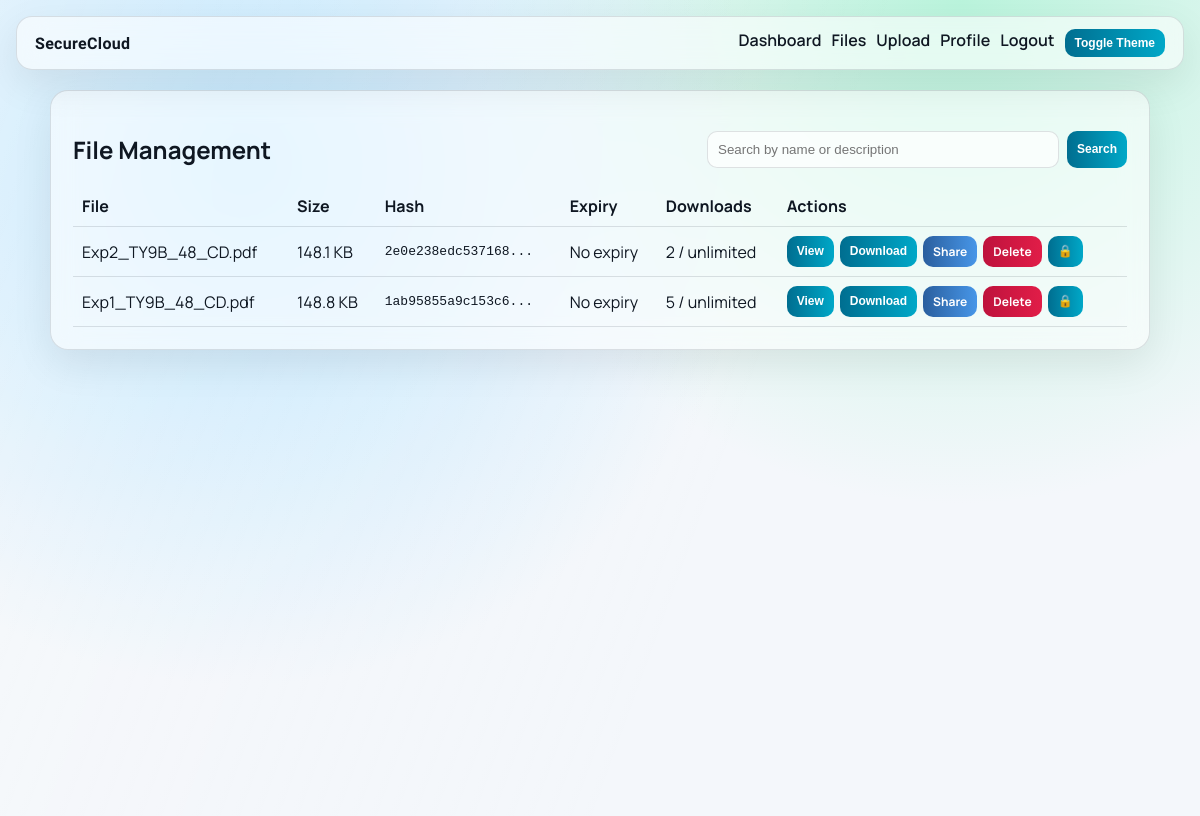
Page /storage/files/ (signed in) on the committed database.
### storage/models.py (models this page shows, shortened)
class SecureFile(models.Model):
	owner = models.ForeignKey(
		settings.AUTH_USER_MODEL,
		on_delete=models.CASCADE,
		related_name="owned_files",
	)
	encrypted_file = models.FileField(upload_to="encrypted/")
	original_name = models.CharField(max_length=255)
	sha256_hash = models.CharField(max_length=64)
	encryption_key_digest = models.CharField(max_length=64)
	key_salt = models.CharField(max_length=64)
	fermat_base = models.PositiveBigIntegerField(default=0)
	fermat_modulus = models.PositiveBigIntegerField(default=0)
	fermat_result = models.PositiveBigIntegerField(default=0)
	aes_nonce = models.CharField(max_length=64)
	aes_tag = models.CharField(max_length=64)
	file_size = models.BigIntegerField(default=0)
	upload_date = models.DateTimeField(auto_now_add=True)
	expiry_date = models.DateTimeField(null=True, blank=True)
	download_limit = models.PositiveIntegerField(default=1)
	download_count = models.PositiveIntegerField(default=0)
	description = models.TextField(blank=True)
	shared_with = models.ManyToManyField(
		settings.AUTH_USER_MODEL,
		related_name="shared_files",
		blank=True,
	)
	class Meta:
		ordering = ["-upload_date"]

### storage/views.py (the view)
# urls.py: path("files/", views.file_list, name="files"),
@login_required
def file_list(request):
	query = request.GET.get("q", "")
	files = search_files_for_user(request.user, query)
	share_entries = {
		entry.secure_file_id: entry
		for entry in SecureFileShare.objects.filter(secure_file__in=files, viewer=request.user)
	}
	return render(
		request,
		"storage/file_list.html",
		{
			"files": files,
			"query": query,
			"share_entries": share_entries,
			"show_encrypt_popup": request.GET.get("enc") == "1",
			"popup_file_id": request.GET.get("file_id", ""),
		},
	)

### storage/services.py (called while the page is built)
def list_visible_files(user: User):
    if user.role == User.Role.ADMIN:
        return SecureFile.objects.all()
    if user.role == User.Role.USER:
        return SecureFile.objects.filter(owner=user)
    return SecureFile.objects.filter(share_entries__viewer=user).distinct()

def search_files_for_user(user: User, query: str):
    files = list_visible_files(user)
    if not query:
        return files
    return files.filter(Q(original_name__icontains=query) | Q(description__icontains=query))

### storage/templatetags/storage_extras.py (called while the page is built)
@register.filter
def get_item(dictionary, key):
    if dictionary is None:
        return None
    return dictionary.get(key)

### templates/storage/file_list.html (shortened to what this page needs)
{% extends 'base.html' %}
{% load storage_extras %}
{% block content %}
<section class="glass panel">
    <div class="row-space">
        <h2>File Management</h2>
        <form method="get" class="inline-form">
            <input class="input" type="text" name="q" value="{{ query }}" placeholder="Search by name or description">
            <button class="btn small" type="submit">Search</button>
        </form>
    </div>
    <table class="table">
        <tr>
            <th>File</th><th>Size</th><th>Hash</th><th>Expiry</th><th>Downloads</th><th>Actions</th>
        </tr>
        {% for f in files %}
        <tr>
            <td>{{ f.original_name }}</td>
            <td>{{ f.file_size|filesizeformat }}</td>
            <td class="mono">{{ f.sha256_hash|slice:":16" }}...</td>
            <td>{{ f.expiry_date|default:"No expiry" }}</td>
            <td>{{ f.download_count }} / {% if f.download_limit == 0 %}unlimited{% else %}{{ f.download_limit }}{% endif %}</td>
            <td class="action-row">
                <button
                    class="btn small secure-action"
                    type="button"
                    data-url="{% url 'storage:view' f.id %}"
                    data-mode="decrypt"
                    data-file="{{ f.original_name }}"
                    data-hash="{{ f.sha256_hash }}"
                    data-fermat="{{ f.fermat_base }}^(p-1) mod {{ f.fermat_modulus }} = {{ f.fermat_result }}"
                >View</button>
                {% with share=share_entries|get_item:f.id %}
                    {% if user.role != 'VIEWER' or share and share.can_download %}
                        <button
                            class="btn small secure-action"
                            type="button"
                            data-url="{% url 'storage:download' f.id %}"
                            data-mode="decrypt"
                            data-file="{{ f.original_name }}"
                            data-hash="{{ f.sha256_hash }}"
                            data-fermat="{{ f.fermat_base }}^(p-1) mod {{ f.fermat_modulus }} = {{ f.fermat_result }}"
                        >Download</button>
                    {% endif %}
                {% endwith %}
                {% if user.role != 'VIEWER' %}
                    <a class="btn small alt" href="{% url 'storage:share' f.id %}">Share</a>
                    <a class="btn small danger" href="{% url 'storage:delete' f.id %}">Delete</a>
                {% endif %}
                <button
                    class="btn small"
                    type="button"
                    onclick="showPipeline(this)"
                    data-file-id="{{ f.id }}"
                    data-file="{{ f.original_name }}"
                    data-hash="{{ f.sha256_hash }}"
                    data-fermat="{{ f.fermat_base }}^(p-1) mod {{ f.fermat_modulus }} = {{ f.fermat_result }}"
                    title="Show cryptography pipeline"
                >&#128274;</button>
            </td>
        </tr>
        {% empty %}
        <tr><td colspan="6">No files found.</td></tr>
        {% endfor %}
    </table>
</section>
{% endblock %}

### static/css/style.css (style rules this page uses)
:root { --bg: #f4f7fb; --text: #0f1722; --card: rgba(255, 255, 255, 0.58); --stroke: rgba(15, 23, 34, 0.12); --accent: #006e90; --accent-2: #7dd3fc; --danger: #be123c; }
* { box-sizing: border-box; }
body { margin: 0; font-family: 'Manrope', sans-serif; color: var(--text); background: radial-gradient(circle at 20% 20%, #bde7ff 0, transparent 45%), radial-gradient(circle at 80% 0%, #baf4dc 0, transparent 40%), var(--bg); min-height: 100vh; }
.glass { backdrop-filter: blur(14px); background: var(--card); border: 1px solid var(--stroke); box-shadow: 0 14px 40px rgba(0, 0, 0, 0.08); }
.hero, .panel, .form-wrap { border-radius: 18px; padding: 22px; margin-bottom: 20px; }
.btn { border: none; border-radius: 10px; padding: 10px 16px; background: linear-gradient(90deg, var(--accent), #00a8c8); color: #fff; font-weight: 700; cursor: pointer; text-decoration: none; display: inline-block; }
.btn.alt { background: linear-gradient(90deg, #2a5f9e, #4796e8); }
.btn.danger { background: linear-gradient(90deg, var(--danger), #e11d48); }
.btn.small { padding: 7px 10px; font-size: 12px; }
.input { width: 100%; border-radius: 10px; border: 1px solid var(--stroke); padding: 10px; background: rgba(255, 255, 255, 0.7); }
.table { width: 100%; border-collapse: collapse; }
.table th, .table td { border-bottom: 1px solid var(--stroke); padding: 9px; text-align: left; }
.mono { font-family: monospace; }
.row-space { display: flex; align-items: center; justify-content: space-between; gap: 12px; flex-wrap: wrap; }
.inline-form { display: flex; gap: 8px; min-width: min(420px, 100%); }
.action-row { display: flex; flex-wrap: wrap; gap: 6px; }

### rows in the picture
SecureFile: original_name "Exp2_TY9B_48_CD.pdf", file_size|filesizeformat "148.1 KB", sha256_hash "2e0e238edc537168", expiry_date "No expiry", download_count "2", download_limit "unlimited"
SecureFile: original_name "Exp1_TY9B_48_CD.pdf", file_size|filesizeformat "148.8 KB", sha256_hash "1ab95855a9c153c6", expiry_date "No expiry", download_count "5", download_limit "unlimited"
